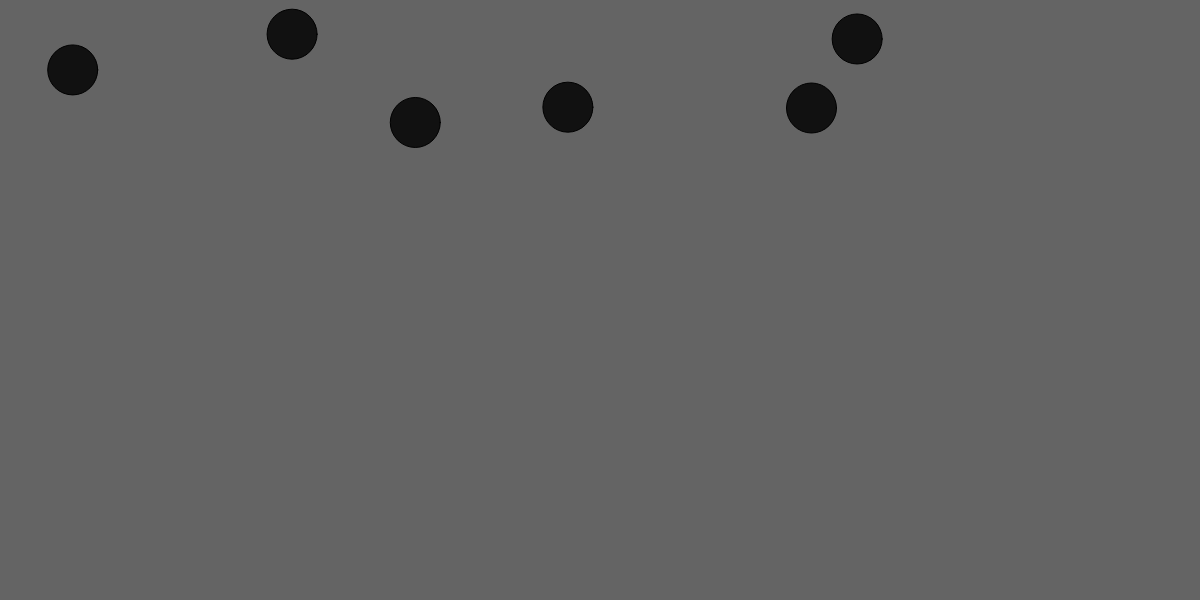
Frame 1 (no input)
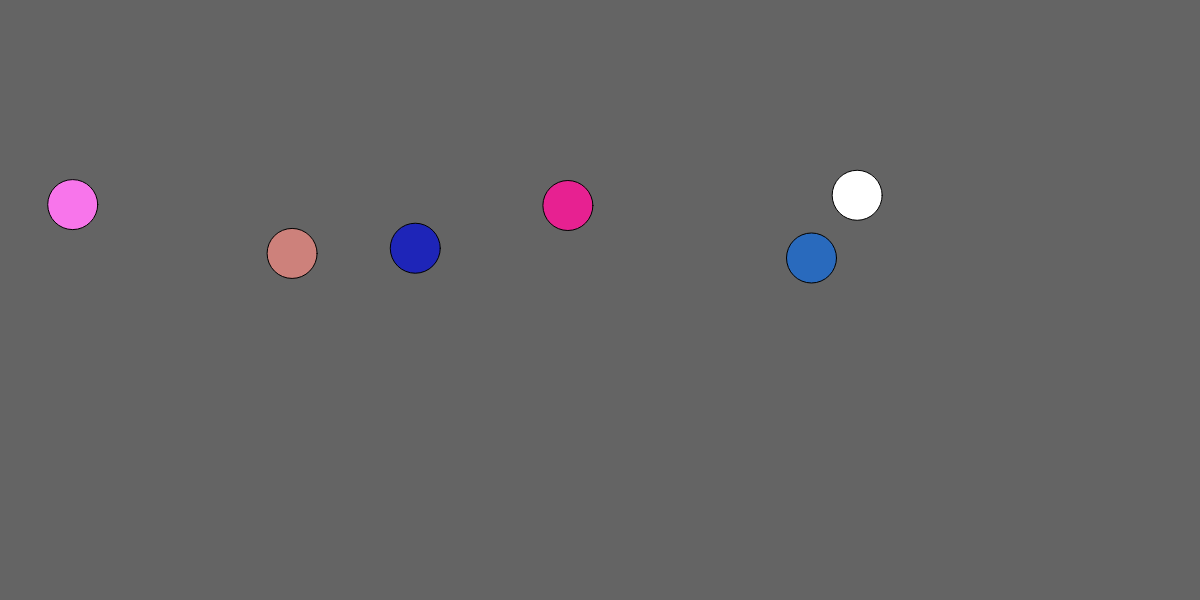
Frame 60 (no input)
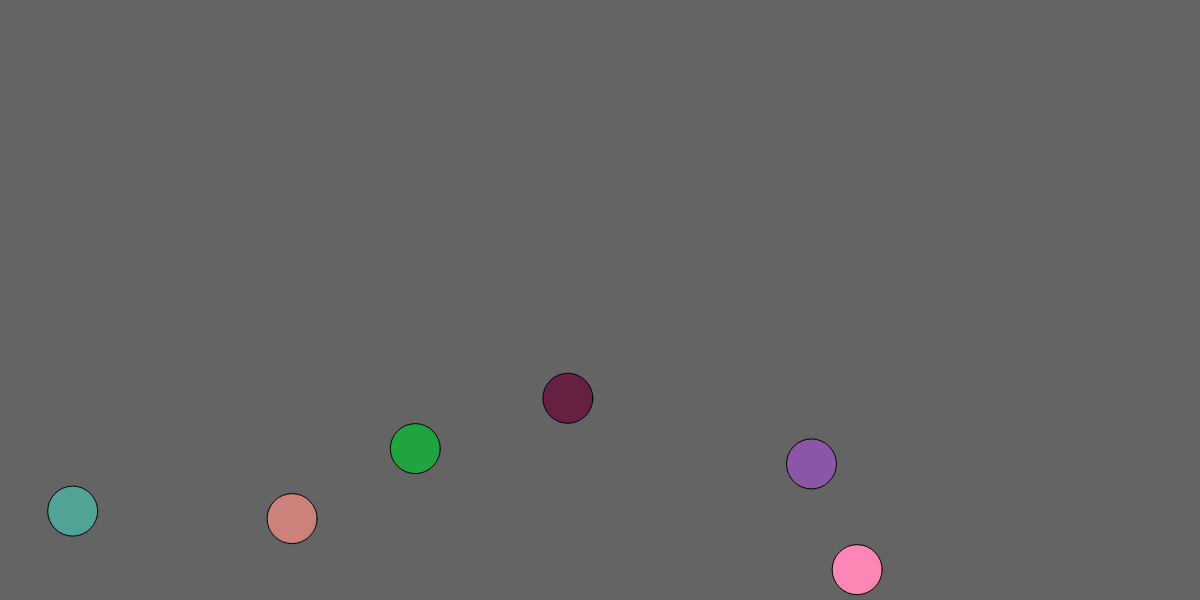
Frame 120 (the mouse pressed at the canvas centre since frame 60)

The p5.js sketch that drew these frames (run headless with seeded random() and noise() and a simulated clock; from frame 60 on, the mouse is pressed at the canvas centre):

// p5.js sketch
// ── sketch.js
/// <reference path="../p5jstemp/TSDef/p5.global-mode.d.ts"/>


let lemons = [];

function setup() {
    createCanvas(1200,600);
    frameRate(60);
    for(let i = 0; i < 6; i++){
        lemons.push(new Lemon());
    }
}
function draw() {
    background(100);
    for(let i = 0; i < lemons.length; i++){
        lemons[i].createLemon();
        lemons[i].allowMovement();
        lemons[i].allowWallCollision();
        lemons[i].addGravity();
    }
}

// ── lemon.js
class Lemon {
    constructor() {
        this.position = createVector(random(0,1200), random(10,150));
        this.velocity = createVector(0, random(0.5,5));
        this.acceleration = createVector();
        this.addGrav = 0;
        this.colour = '#111111';
    }

    createLemon() {
        fill(this.colour);
        circle(this.position.x, this.position.y, 50);
    }

    addGravity() {
        let g = 0.6;
        this.addGrav = 1;
        if(abs(this.position.y) > height){
            this.velocity.y = 0;
            this.position.y = height+25;
        } else {
            this.velocity.y = this.velocity.y + (g);
        }
    }
    allowMovement() {
        this.position.y += this.velocity.y;
    }
    allowWallCollision() {
        if(this.position.y > height-25 && this.velocity.y > 1.5){
            console.log('vel: ' + this.velocity.y.toString());
            this.velocity.y *= -1;
            this.velocity.y += 1;
            this.colour = '#'+Math.floor(Math.random()*16777215).toString(16);;
            fill(this.colour);
            console.log('vel: ' + this.velocity.y.toString());
        }
    }
}
